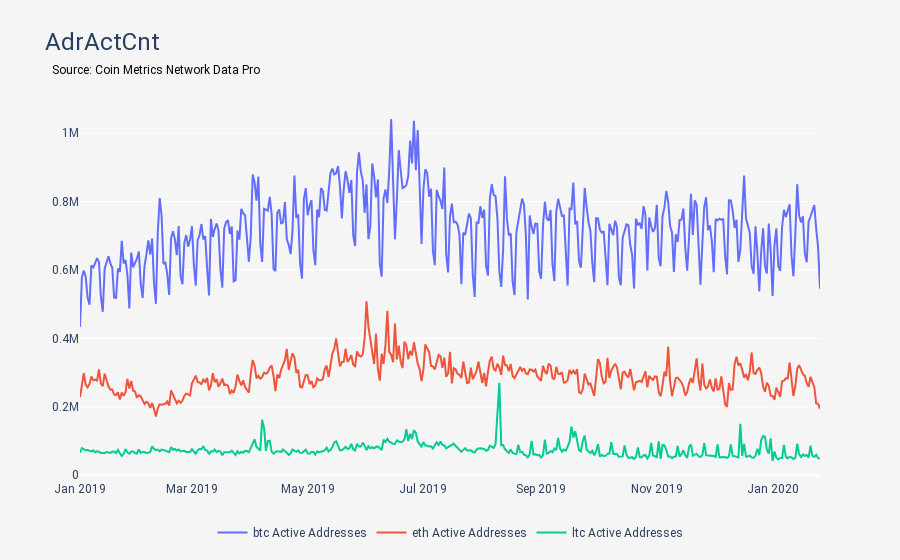
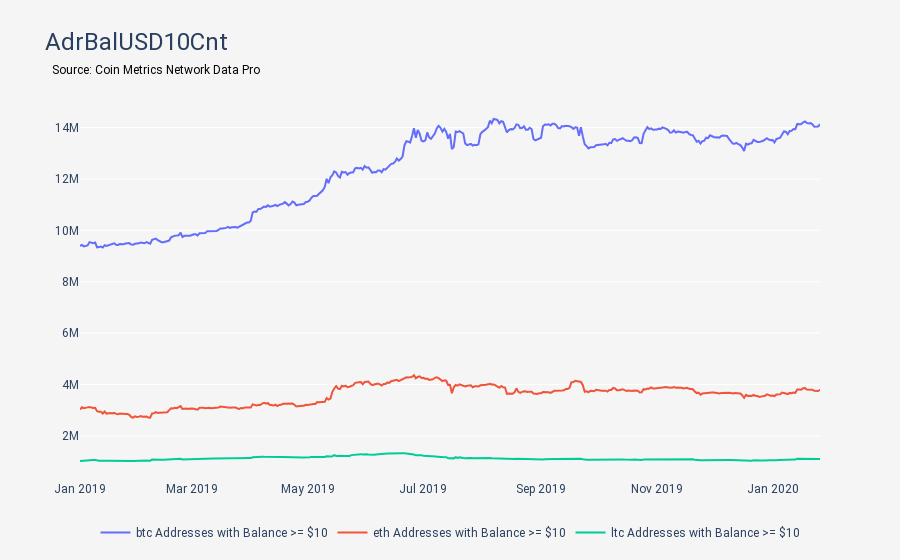
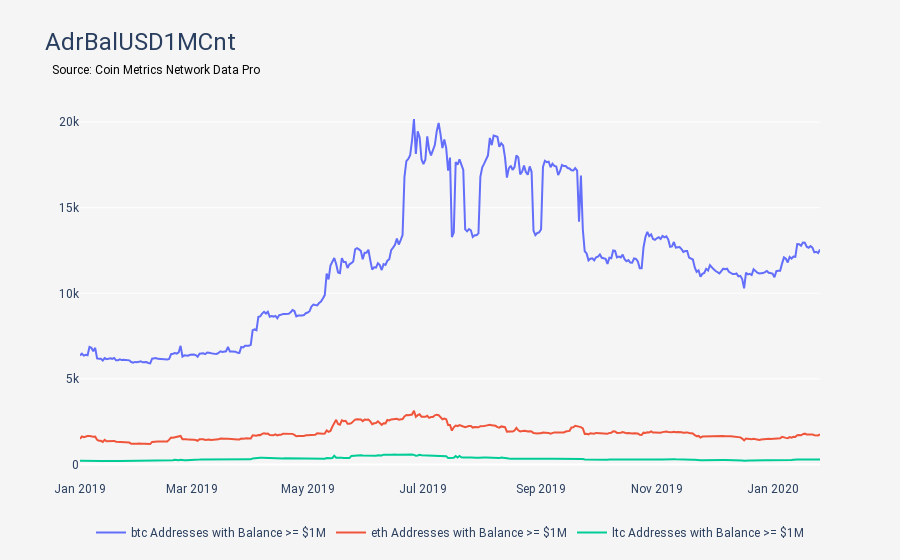
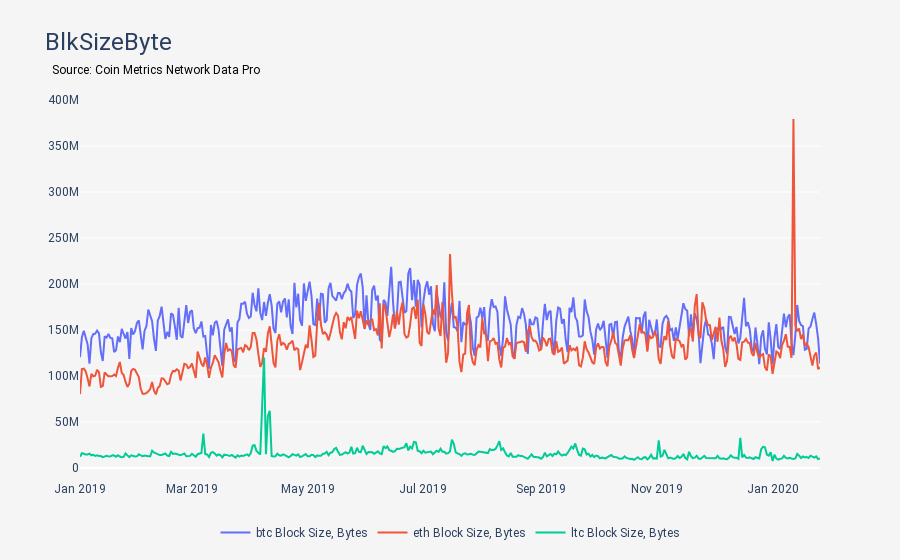

Source (notebook cell) for these figures, in order:
### Code cell
title = 'Test Chart 3'
chart_type ='line'
split_charts_by='metrics'
growth = False
filled_area = False
stacked = False
seven_day_rolling_average = False
assets = ['btc', 'eth', 'ltc']
metrics = all_metrics
charts = create_multiple_network_data_charts(split_charts_by=split_charts_by, chart_type=chart_type, df=df, title=title, assets=assets, metrics=metrics, start=start, end=end, growth=growth, filled_area=filled_area, stacked=stacked, seven_day_rolling_average=seven_day_rolling_average)
[fig.show() for fig in charts]

### Figure 1 — Plotly figure (JSON) as saved in the notebook; plotly's stock layout.template omitted (floating-point values rounded to 4 significant figures; data arrays with more than 128 entries replaced by an {"elided": "..."} marker saying what was removed)
{"data": [{"fill": "none", "mode": "lines", "name": "btc Active Addresses", "type": "scatter", "x": {"elided": "391 str values"}, "y": {"elided": "391 int values"}}, {"fill": "none", "mode": "lines", "name": "eth Active Addresses", "type": "scatter", "x": {"elided": "391 str values"}, "y": {"elided": "391 int values"}}, {"fill": "none", "mode": "lines", "name": "ltc Active Addresses", "type": "scatter", "x": {"elided": "391 str values"}, "y": {"elided": "391 int values"}}], "layout": {"annotations": [{"align": "left", "font": {"color": "black", "size": 12}, "showarrow": false, "text": "Source: Coin Metrics Network Data Pro", "valign": "top", "x": -0.04, "xref": "paper", "y": 1.103, "yref": "paper"}], "font": {"family": "Roboto"}, "legend": {"bgcolor": "#F5F5F5", "orientation": "h", "x": 0.5, "xanchor": "center", "y": -0.1, "yanchor": "top"}, "paper_bgcolor": "#F5F5F5", "plot_bgcolor": "#F5F5F5", "showlegend": true, "title": {"font": {"family": "Roboto", "size": 24}, "text": "AdrActCnt"}, "xaxis": {"showgrid": false}}}

### Figure 2 — Plotly figure (JSON) as saved in the notebook; plotly's stock layout.template omitted (floating-point values rounded to 4 significant figures; data arrays with more than 128 entries replaced by an {"elided": "..."} marker saying what was removed)
{"data": [{"fill": "none", "mode": "lines", "name": "btc Addresses with Balance >= $10", "type": "scatter", "x": {"elided": "391 str values"}, "y": {"elided": "391 int values"}}, {"fill": "none", "mode": "lines", "name": "eth Addresses with Balance >= $10", "type": "scatter", "x": {"elided": "391 str values"}, "y": {"elided": "391 int values"}}, {"fill": "none", "mode": "lines", "name": "ltc Addresses with Balance >= $10", "type": "scatter", "x": {"elided": "391 str values"}, "y": {"elided": "391 int values"}}], "layout": {"annotations": [{"align": "left", "font": {"color": "black", "size": 12}, "showarrow": false, "text": "Source: Coin Metrics Network Data Pro", "valign": "top", "x": -0.04, "xref": "paper", "y": 1.103, "yref": "paper"}], "font": {"family": "Roboto"}, "legend": {"bgcolor": "#F5F5F5", "orientation": "h", "x": 0.5, "xanchor": "center", "y": -0.1, "yanchor": "top"}, "paper_bgcolor": "#F5F5F5", "plot_bgcolor": "#F5F5F5", "showlegend": true, "title": {"font": {"family": "Roboto", "size": 24}, "text": "AdrBalUSD10Cnt"}, "xaxis": {"showgrid": false}}}

### Figure 3 — Plotly figure (JSON) as saved in the notebook; plotly's stock layout.template omitted (floating-point values rounded to 4 significant figures; data arrays with more than 128 entries replaced by an {"elided": "..."} marker saying what was removed)
{"data": [{"fill": "none", "mode": "lines", "name": "btc Addresses with Balance >= $1M", "type": "scatter", "x": {"elided": "391 str values"}, "y": {"elided": "391 int values"}}, {"fill": "none", "mode": "lines", "name": "eth Addresses with Balance >= $1M", "type": "scatter", "x": {"elided": "391 str values"}, "y": {"elided": "391 int values"}}, {"fill": "none", "mode": "lines", "name": "ltc Addresses with Balance >= $1M", "type": "scatter", "x": {"elided": "391 str values"}, "y": {"elided": "391 int values"}}], "layout": {"annotations": [{"align": "left", "font": {"color": "black", "size": 12}, "showarrow": false, "text": "Source: Coin Metrics Network Data Pro", "valign": "top", "x": -0.04, "xref": "paper", "y": 1.103, "yref": "paper"}], "font": {"family": "Roboto"}, "legend": {"bgcolor": "#F5F5F5", "orientation": "h", "x": 0.5, "xanchor": "center", "y": -0.1, "yanchor": "top"}, "paper_bgcolor": "#F5F5F5", "plot_bgcolor": "#F5F5F5", "showlegend": true, "title": {"font": {"family": "Roboto", "size": 24}, "text": "AdrBalUSD1MCnt"}, "xaxis": {"showgrid": false}}}

### Figure 4 — Plotly figure (JSON) as saved in the notebook; plotly's stock layout.template omitted (floating-point values rounded to 4 significant figures; data arrays with more than 128 entries replaced by an {"elided": "..."} marker saying what was removed)
{"data": [{"fill": "none", "mode": "lines", "name": "btc Block Size, Bytes", "type": "scatter", "x": {"elided": "391 str values"}, "y": {"elided": "391 int values"}}, {"fill": "none", "mode": "lines", "name": "eth Block Size, Bytes", "type": "scatter", "x": {"elided": "391 str values"}, "y": {"elided": "391 int values"}}, {"fill": "none", "mode": "lines", "name": "ltc Block Size, Bytes", "type": "scatter", "x": {"elided": "391 str values"}, "y": {"elided": "391 int values"}}], "layout": {"annotations": [{"align": "left", "font": {"color": "black", "size": 12}, "showarrow": false, "text": "Source: Coin Metrics Network Data Pro", "valign": "top", "x": -0.04, "xref": "paper", "y": 1.103, "yref": "paper"}], "font": {"family": "Roboto"}, "legend": {"bgcolor": "#F5F5F5", "orientation": "h", "x": 0.5, "xanchor": "center", "y": -0.1, "yanchor": "top"}, "paper_bgcolor": "#F5F5F5", "plot_bgcolor": "#F5F5F5", "showlegend": true, "title": {"font": {"family": "Roboto", "size": 24}, "text": "BlkSizeByte"}, "xaxis": {"showgrid": false}}}
